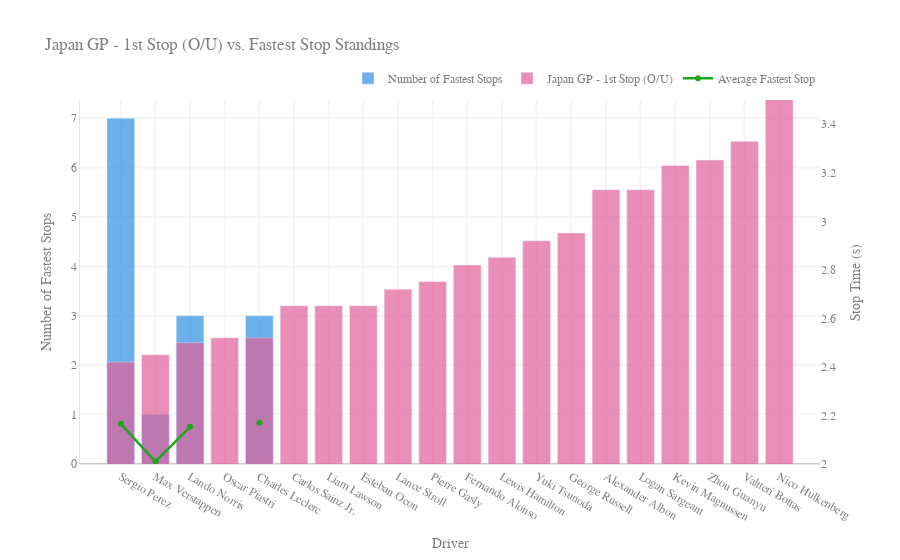

Notebook code for this chart:
### Code cell
# Create combination chart
fig = go.Figure()

# Updated Color Palette
colors = {
    "bars1": "#2E91E5",  # Light blue
    "bars2": "#E15F99",  # Pinkish
    "line": "#1CA71C"    # Dark green
}

# Add bars for Fastest Stop
fig.add_trace(go.Bar(
    x=df['name'],
    y=df['Fastest Stop'],
    name='Number of Fastest Stops',
    marker_color=colors["bars1"],
    opacity=0.7  # Adding some opacity
))

# Add bars for Score (Japan GP - 1st Stop (O/U))
fig.add_trace(go.Bar(
    x=df['name'],
    y=df['score'],
    name='Japan GP - 1st Stop (O/U)',
    marker_color=colors["bars2"],
    yaxis='y2',
    opacity=0.7  # Adding some opacity
))

# Add line for Average Fastest Stop
fig.add_trace(go.Scatter(
    x=df['name'],
    y=df['Average Fastest Stop'],
    mode='lines+markers',
    name='Average Fastest Stop',
    line=dict(color=colors["line"], width=2.5),
    yaxis='y2'  # Line on secondary y-axis
))

# Update layout for dual y-axes, grouped bars, and set range for y-axes
fig.update_layout(
    title="Japan GP - 1st Stop (O/U) vs. Fastest Stop Standings",
    xaxis_title="Driver",
    yaxis_title="Number of Fastest Stops",
    yaxis2=dict(title="Stop Time (s)", overlaying='y', side='right', range=[2, 3.5]),
    barmode='group',
    legend=dict(
        orientation='h',
        yanchor='bottom',
        y=1.02,
        xanchor='right',
        x=1
    ),
    font=dict(
        family="Arial, sans-serif",  # Consistent font
        size=12,
        color="#7f7f7f"  # Greyish tone
    ),
    plot_bgcolor="white",  # White background
    paper_bgcolor="white",
    xaxis=dict(
        gridcolor="#F5F5F5",  # Light grey grid lines
        gridwidth=2,
        zerolinewidth=0,
        zerolinecolor="#979797",  # Grey zero line
        linecolor="#E5E5E5"  # Grey axis line
    ),
    yaxis=dict(
        gridcolor="#F5F5F5",
        gridwidth=2,
        zerolinewidth=1,
        zerolinecolor="#979797",
        linecolor="#E5E5E5"
    )
)

# Show figure
fig.show()

### Figure 1 — Plotly figure (JSON) as saved in the notebook; plotly's stock layout.template omitted (floating-point values rounded to 4 significant figures)
{"data": [{"marker": {"color": "#2E91E5"}, "name": "Number of Fastest Stops", "opacity": 0.7, "type": "bar", "x": ["Sergio Perez", "Max Verstappen", "Lando Norris", "Oscar Piastri", "Charles Leclerc", "Carlos Sainz Jr.", "Liam Lawson", "Esteban Ocon", "Lance Stroll", "Pierre Gasly", "Fernando Alonso", "Lewis Hamilton", "Yuki Tsunoda", "George Russell", "Alexander Albon", "Logan Sargeant", "Kevin Magnussen", "Zhou Guanyu", "Valtteri Bottas", "Nico Hulkenberg"], "y": [7, 1, 3, 0, 3, 0, 0, 0, 0, 0, 0, 0, 0, 0, 0, 0, 0, 0, 0, 0]}, {"marker": {"color": "#E15F99"}, "name": "Japan GP - 1st Stop (O/U)", "opacity": 0.7, "type": "bar", "x": ["Sergio Perez", "Max Verstappen", "Lando Norris", "Oscar Piastri", "Charles Leclerc", "Carlos Sainz Jr.", "Liam Lawson", "Esteban Ocon", "Lance Stroll", "Pierre Gasly", "Fernando Alonso", "Lewis Hamilton", "Yuki Tsunoda", "George Russell", "Alexander Albon", "Logan Sargeant", "Kevin Magnussen", "Zhou Guanyu", "Valtteri Bottas", "Nico Hulkenberg"], "y": [2.42, 2.45, 2.5, 2.52, 2.52, 2.652, 2.652, 2.652, 2.72, 2.752, 2.82, 2.852, 2.92, 2.952, 3.13, 3.13, 3.23, 3.253, 3.33, 3.553], "yaxis": "y2"}, {"line": {"color": "#1CA71C", "width": 2.5}, "mode": "lines+markers", "name": "Average Fastest Stop", "type": "scatter", "x": ["Sergio Perez", "Max Verstappen", "Lando Norris", "Oscar Piastri", "Charles Leclerc", "Carlos Sainz Jr.", "Liam Lawson", "Esteban Ocon", "Lance Stroll", "Pierre Gasly", "Fernando Alonso", "Lewis Hamilton", "Yuki Tsunoda", "George Russell", "Alexander Albon", "Logan Sargeant", "Kevin Magnussen", "Zhou Guanyu", "Valtteri Bottas", "Nico Hulkenberg"], "y": [2.166, 2.01, 2.153, null, 2.17, null, null, null, null, null, null, null, null, null, null, null, null, null, null, null], "yaxis": "y2"}], "layout": {"barmode": "group", "font": {"color": "#7f7f7f", "family": "Arial, sans-serif", "size": 12}, "legend": {"orientation": "h", "x": 1, "xanchor": "right", "y": 1.02, "yanchor": "bottom"}, "paper_bgcolor": "white", "plot_bgcolor": "white", "title": {"text": "Japan GP - 1st Stop (O/U) vs. Fastest Stop Standings"}, "xaxis": {"gridcolor": "#F5F5F5", "gridwidth": 2, "linecolor": "#E5E5E5", "title": {"text": "Driver"}, "zerolinecolor": "#979797", "zerolinewidth": 0}, "yaxis": {"gridcolor": "#F5F5F5", "gridwidth": 2, "linecolor": "#E5E5E5", "title": {"text": "Number of Fastest Stops"}, "zerolinecolor": "#979797", "zerolinewidth": 1}, "yaxis2": {"overlaying": "y", "range": [2, 3.5], "side": "right", "title": {"text": "Stop Time (s)"}}}}
